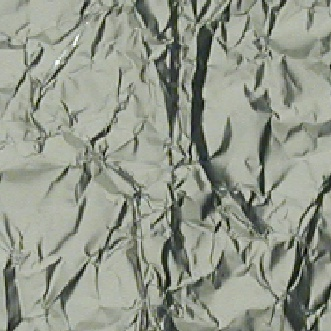
#> input picture data/train/aluminium_foil/109.jpg, 331 x 331 px, found by its file name; its folder holds only this picture in this run
$ jupyter execute --allow-errors notebook.ipynb   (older library calls are emulated)
#> lines starting #> are read from the running program, lines starting #| are printed output that depends on the picture
[cell 1]
import numpy as np
import os
import cv2
import matplotlib.pyplot as plt

from tqdm import tqdm
from sklearn.ensemble import RandomForestClassifier
from scipy.stats import skew, kurtosis
from skimage.feature import graycomatrix, graycoprops,local_binary_pattern
from sklearn.metrics import accuracy_score
# from skimage.feature import daisy, hog, sift, surf


class_dict = {
    "aluminium_foil": (1, 216),
    "brown_bread": (2, 41),
    "corduroy": (3, 256),
    "cork": (4, 216),
    "cotton": (5, 257),
    "cracker": (6, 34),
    "linen": (7, 257),
    "orange_peel": (8, 25),
    "sponge": (9, 41),
    "styrofoam": (10, 41),
    "wool": (11, 216)
}

valid_class_split = [0, 216, 257, 513, 729, 986, 1020, 1277, 1302, 1343, 1384, 1600]

[cell 2]
def load_images(mode):
#> called with mode = 'train'
    images = []
    labels = []
    training_path = ".\\data\\train" if mode == "train" else ".\\data\\valid"

    for label in tqdm(os.listdir(training_path), desc=f'Load {mode} data'):
        label_training_path = training_path + f"\\{label}"
        for image in os.listdir(label_training_path):
            image_label_training_path = label_training_path + f"\\{image}"
            img = cv2.imread(image_label_training_path)
#> img is the input picture: shape (331, 331, 3); mean B, G, R 139, 151.8, 146.8
            img_gray = cv2.cvtColor(img, cv2.COLOR_BGR2GRAY)
            images.append((img, img_gray))
            labels.append(class_dict[label][0])
    return images, labels

def assessment(y_valid, y_pred):
    acc = accuracy_score(y_valid, y_pred)
    print("Accuracy global: {:.2f}%".format(acc * 100))
    splitted = []
    for i in range(1, len(valid_class_split)):
        y_v = y_valid[valid_class_split[i-1]:valid_class_split[i]]
        y_p = y_pred[valid_class_split[i-1]:valid_class_split[i]]
        splitted.append((y_p, y_v))
        acc = accuracy_score(y_v, y_p)
        print(f"Accuracy {i}: {round(acc * 100,2)}%")
    return splitted

### Simple

[cell 3]
def extract_features_1(mode):
    images, labels = load_images(mode)
#> images = 1 item; labels = [1]

    features = []
    for image_tuple in tqdm(images, desc=f"Extract {mode} features"):
        image = image_tuple[1]
        # Statistical features
        mean = np.mean(image)
        std = np.std(image)
        skewness = skew(image.flatten())
        kurtosis_ = kurtosis(image.flatten())

        features_ = [
            mean,
            std,
            skewness,
            kurtosis_,
        ]
        features.append(features_)
#> this loop made 1 pass
#> (mean, std, skewness, kurtosis_) on pass 1: (148.8, 40.43, -1.3, 0.676)
#> after the loop, features = [[148.8, 40.43, -1.3, 0.676]]
    features = np.array(features)
    labels = np.array(labels)

    return features, labels


X_train_1, y_train_1 = extract_features_1("train")
#> X_train_1 = [[148.8, 40.43, -1.3, 0.676]]; y_train_1 = [1]
#> (the rest of this cell did not finish here and is left out)


# Initialize the classifier
clf = RandomForestClassifier(random_state=42)

# Train the classifier on the training data
clf.fit(X_train_1, y_train_1)

# Predict the labels for the validation data
y_pred_1 = clf.predict(X_valid_1)

data_1 = assessment(y_valid_1, y_pred_1)

#> (a cell that did not finish here is left out)

[cell 5]
def extract_features_2(mode):
#> called with mode = 'train'
    images, labels = load_images(mode)
#> images = 1 item; labels = [1]

    features = []
    for image_tuple in tqdm(images, desc=f"Extract {mode} features"):
        image = image_tuple[1]
        # GLCM features
        glcm = graycomatrix(
            image,
            [5],
            [0],
            256,
            symmetric=True,
            normed=True,
        )
        contrast = graycoprops(glcm, "contrast").flatten()
        correlation = graycoprops(glcm, "correlation").flatten()
        energy = graycoprops(glcm, "energy").flatten()
        homogeneity = graycoprops(glcm, "homogeneity").flatten()
        dissimilarity = graycoprops(glcm, "dissimilarity").flatten()
        asm = graycoprops(glcm, "ASM").flatten()

        features_ = []
        features_.extend(contrast)
        features_.extend(correlation)
        features_.extend(energy)
        features_.extend(homogeneity)
        features_.extend(dissimilarity)
        features_.extend(asm)
        features.append(features_)
#> this loop made 1 pass
#> (contrast, correlation, energy, homogeneity, dissimilarity, asm) on pass 1: ([2359.7], [0.281], [0.0213], [0.0895], [31.3], [0.000454])
#> after the loop, features = [[2359.7, 0.281, 0.0213, 0.0895, 31.3, 0.000454]]
    features = np.array(features)
    labels = np.array(labels)

    return features, labels


X_train_2, y_train_2 = extract_features_2("train")
#> X_train_2 = [[2359.7, 0.281, 0.0213, 0.0895, 31.3, 0.000454]]; y_train_2 = [1]
#> (the rest of this cell did not finish here and is left out)


# Initialize the classifier
clf = RandomForestClassifier(random_state=42)

# Train the classifier on the training data
clf.fit(X_train_2, y_train_2)

# Predict the labels for the validation data
y_pred_2 = clf.predict(X_valid_2)

data_2 = assessment(y_valid_2, y_pred_2)

#> (a cell that did not finish here is left out)

[cell 7]
def extract_features_3(mode):
#> called with mode = 'train'
    images, labels = load_images(mode)
#> images = 1 item; labels = [1]

    features = []
    for image_tuple in tqdm(images, desc=f"Extract {mode} features"):
        image = image_tuple[1]
        # GLCM features
        glcm = graycomatrix(
            image,
            [1, 2, 3, 4, 5, 6, 7, 8, 9, 10],
            [0, np.pi/4, np.pi/2],
            256,
            symmetric=True,
            normed=True,
        )
        contrast = graycoprops(glcm, "contrast").flatten()
        correlation = graycoprops(glcm, "correlation").flatten()
        energy = graycoprops(glcm, "energy").flatten()
        homogeneity = graycoprops(glcm, "homogeneity").flatten()
        dissimilarity = graycoprops(glcm, "dissimilarity").flatten()
        asm = graycoprops(glcm, "ASM").flatten()

        features_ = []
        features_.extend(contrast)
        features_.extend(correlation)
        features_.extend(energy)
        features_.extend(homogeneity)
        features_.extend(dissimilarity)
        features_.extend(asm)
        features.append(features_)
#> this loop made 1 pass
#> after the loop, features = 1 item
    features = np.array(features)
    labels = np.array(labels)

    return features, labels


X_train_3, y_train_3 = extract_features_3("train")
#> y_train_3 = [1]
#> (the rest of this cell did not finish here and is left out)


# Initialize the classifier
clf = RandomForestClassifier(random_state=42)

# Train the classifier on the training data
clf.fit(X_train_3, y_train_3)

# Predict the labels for the validation data
y_pred_3 = clf.predict(X_valid_3)

data_3 = assessment(y_valid_3, y_pred_3)

#> (a cell that did not finish here is left out)

[cell 9]
def extract_features_4(mode):
#> called with mode = 'train'
    images, labels = load_images(mode)
#> images = 1 item; labels = [1]

    features = []
    for image_tuple in tqdm(images, desc=f"Extract {mode} features"):
        image = image_tuple[1]
        # LBP features
        radius = 5
        n_points = 8 * radius
        lbp = local_binary_pattern(image, n_points, radius)
        lbp = lbp.ravel()
        lbp_hist = np.histogram(
            lbp, density=True, bins=n_points + 2, range=(0, n_points + 2)
        )[0]

        features_ = []
        features_.extend(lbp_hist)
        features.append(features_)
#> this loop made 1 pass
#> (radius, n_points) on pass 1: (5, 40)
#> pass 1, in extract_features_4, `lbp = local_binary_pattern(image, n_points, radius)`:
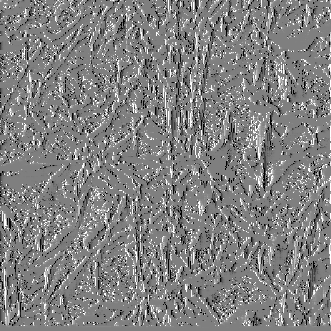
#> lbp: shape (331, 331) float64; min -2.15e+09, max 2.15e+09, mean 27104876.2; drawn with min black and max white
#> after the loop, features = 1 item
    features = np.array(features)
    labels = np.array(labels)

    return features, labels


X_train_4, y_train_4 = extract_features_4("train")
#> y_train_4 = [1]
#> (the rest of this cell did not finish here and is left out)


# Initialize the classifier
clf = RandomForestClassifier(random_state=42)

# Train the classifier on the training data
clf.fit(X_train_4, y_train_4)

# Predict the labels for the validation data
y_pred_4 = clf.predict(X_valid_4)

data_4 = assessment(y_valid_4, y_pred_4)

#> (a cell that did not finish here is left out)

[cell 11]
y_train = y_train_1
#> y_train = [1]
#> (the rest of this cell did not finish here and is left out)


$ run again, on data/train/aluminium_foil/191.jpg
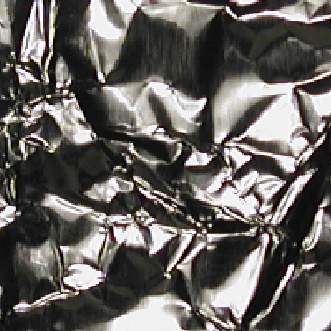
#> input picture data/train/aluminium_foil/191.jpg, 331 x 331 px, found by its file name
#> in load_images, img is the input picture: shape (331, 331, 3); mean B, G, R 95.9, 99.1, 102.4
#> in extract_features_1, `images, labels = load_images(mode)`: images = 1 item; labels = [1]
#> the loop in extract_features_1, `for image_tuple in tqdm(images, desc=f"Extract {mode} features"):` made 1 pass
#> (mean, std, skewness, kurtosis_) on pass 1: (99.76, 81.59, 0.702, -1.06)
#> after the loop in extract_features_1, `for image_tuple in tqdm(images, desc=f"Extract {mode} features"):`: features = [[99.76, 81.59, 0.702, -1.06]]
#> y_train_1 = [1]
#> in extract_features_2, `images, labels = load_images(mode)`: images = 1 item; labels = [1]
#> the loop in extract_features_2, `for image_tuple in tqdm(images, desc=f"Extract {mode} features"):` made 1 pass
#> (contrast, correlation, energy, homogeneity, dissimilarity, asm) on pass 1: ([4895.9], [0.633], [0.0181], [0.0875], [42.7], [0.000328])
#> after the loop in extract_features_2, `for image_tuple in tqdm(images, desc=f"Extract {mode} features"):`: features = [[4895.9, 0.633, 0.0181, 0.0875, 42.7, 0.000328]]
#> y_train_2 = [1]
#> in extract_features_3, `images, labels = load_images(mode)`: images = 1 item; labels = [1]
#> the loop in extract_features_3, `for image_tuple in tqdm(images, desc=f"Extract {mode} features"):` made 1 pass
#> after the loop in extract_features_3, `for image_tuple in tqdm(images, desc=f"Extract {mode} features"):`: features = 1 item
#> y_train_3 = [1]
#> in extract_features_4, `images, labels = load_images(mode)`: images = 1 item; labels = [1]
#> the loop in extract_features_4, `for image_tuple in tqdm(images, desc=f"Extract {mode} features"):` made 1 pass
#> (radius, n_points) on pass 1: (5, 40)
#> pass 1, in extract_features_4, `lbp = local_binary_pattern(image, n_points, radius)`:
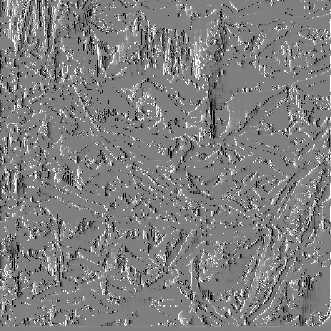
#> lbp: shape (331, 331) float64; min -2.15e+09, max 2.15e+09, mean -206072.6; drawn with min black and max white
#> after the loop in extract_features_4, `for image_tuple in tqdm(images, desc=f"Extract {mode} features"):`: features = 1 item
#> y_train_4 = [1]

$ run again, on data/train/aluminium_foil/201.jpg
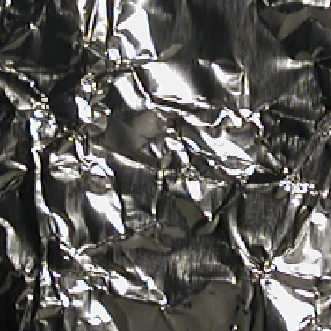
#> input picture data/train/aluminium_foil/201.jpg, 331 x 331 px, found by its file name
#> in load_images, img is the input picture: shape (331, 331, 3); mean B, G, R 88.2, 91.7, 92.8
#> in extract_features_1, `images, labels = load_images(mode)`: images = 1 item; labels = [1]
#> the loop in extract_features_1, `for image_tuple in tqdm(images, desc=f"Extract {mode} features"):` made 1 pass
#> (mean, std, skewness, kurtosis_) on pass 1: (91.62, 68.96, 1.17, 0.19)
#> after the loop in extract_features_1, `for image_tuple in tqdm(images, desc=f"Extract {mode} features"):`: features = [[91.62, 68.96, 1.17, 0.19]]
#> y_train_1 = [1]
#> in extract_features_2, `images, labels = load_images(mode)`: images = 1 item; labels = [1]
#> the loop in extract_features_2, `for image_tuple in tqdm(images, desc=f"Extract {mode} features"):` made 1 pass
#> (contrast, correlation, energy, homogeneity, dissimilarity, asm) on pass 1: ([4636.5], [0.514], [0.0113], [0.0671], [42.7], [0.000128])
#> after the loop in extract_features_2, `for image_tuple in tqdm(images, desc=f"Extract {mode} features"):`: features = [[4636.5, 0.514, 0.0113, 0.0671, 42.7, 0.000128]]
#> y_train_2 = [1]
#> in extract_features_3, `images, labels = load_images(mode)`: images = 1 item; labels = [1]
#> the loop in extract_features_3, `for image_tuple in tqdm(images, desc=f"Extract {mode} features"):` made 1 pass
#> after the loop in extract_features_3, `for image_tuple in tqdm(images, desc=f"Extract {mode} features"):`: features = 1 item
#> y_train_3 = [1]
#> in extract_features_4, `images, labels = load_images(mode)`: images = 1 item; labels = [1]
#> the loop in extract_features_4, `for image_tuple in tqdm(images, desc=f"Extract {mode} features"):` made 1 pass
#> (radius, n_points) on pass 1: (5, 40)
#> pass 1, in extract_features_4, `lbp = local_binary_pattern(image, n_points, radius)`:
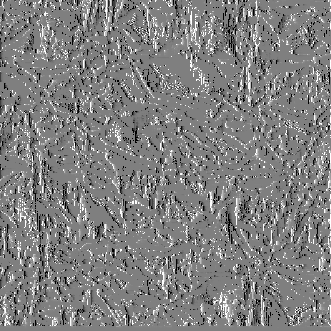
#> lbp: shape (331, 331) float64; min -2.15e+09, max 2.15e+09, mean 14251503.4; drawn with min black and max white
#> after the loop in extract_features_4, `for image_tuple in tqdm(images, desc=f"Extract {mode} features"):`: features = 1 item
#> y_train_4 = [1]

$ run again, on data/train/aluminium_foil/225.jpg
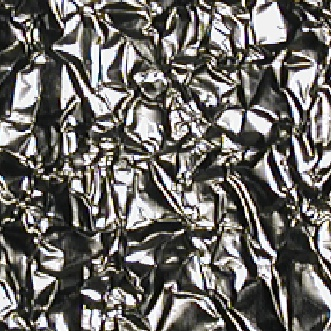
#> input picture data/train/aluminium_foil/225.jpg, 331 x 331 px, found by its file name
#> in load_images, img is the input picture: shape (331, 331, 3); mean B, G, R 101, 104.6, 107.3
#> in load_images, `img_gray = cv2.cvtColor(img, cv2.COLOR_BGR2GRAY)`:
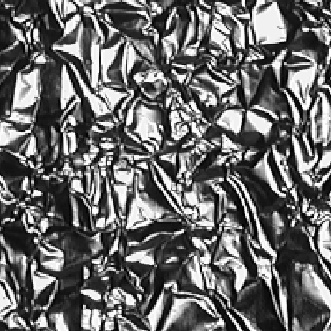
#> img_gray: shape (331, 331); min 0, max 255, mean 105
#> in extract_features_1, `images, labels = load_images(mode)`: images = 1 item; labels = [1]
#> the loop in extract_features_1, `for image_tuple in tqdm(images, desc=f"Extract {mode} features"):` made 1 pass
#> (mean, std, skewness, kurtosis_) on pass 1: (105, 84.75, 0.585, -1.18)
#> after the loop in extract_features_1, `for image_tuple in tqdm(images, desc=f"Extract {mode} features"):`: features = [[105, 84.75, 0.585, -1.18]]
#> y_train_1 = [1]
#> in extract_features_2, `images, labels = load_images(mode)`: images = 1 item; labels = [1]
#> the loop in extract_features_2, `for image_tuple in tqdm(images, desc=f"Extract {mode} features"):` made 1 pass
#> (contrast, correlation, energy, homogeneity, dissimilarity, asm) on pass 1: ([11367.1], [0.207], [0.00793], [0.0363], [78.1], [6.28e-05])
#> after the loop in extract_features_2, `for image_tuple in tqdm(images, desc=f"Extract {mode} features"):`: features = [[11367.1, 0.207, 0.00793, 0.0363, 78.1, 6.28e-05]]
#> X_train_2 has the same summary as features in extract_features_2; y_train_2 = [1]
#> in extract_features_3, `images, labels = load_images(mode)`: images = 1 item; labels = [1]
#> the loop in extract_features_3, `for image_tuple in tqdm(images, desc=f"Extract {mode} features"):` made 1 pass
#> after the loop in extract_features_3, `for image_tuple in tqdm(images, desc=f"Extract {mode} features"):`: features = 1 item
#> y_train_3 = [1]
#> in extract_features_4, `images, labels = load_images(mode)`: images = 1 item; labels = [1]
#> the loop in extract_features_4, `for image_tuple in tqdm(images, desc=f"Extract {mode} features"):` made 1 pass
#> (radius, n_points) on pass 1: (5, 40)
#> pass 1, in extract_features_4, `lbp = local_binary_pattern(image, n_points, radius)`:
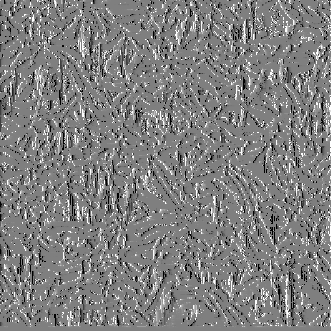
#> lbp: shape (331, 331) float64; min -2.15e+09, max 2.15e+09, mean 10559435.8; drawn with min black and max white
#> after the loop in extract_features_4, `for image_tuple in tqdm(images, desc=f"Extract {mode} features"):`: features = 1 item
#> y_train_4 = [1]

$ run again, on data/train/aluminium_foil/113.jpg
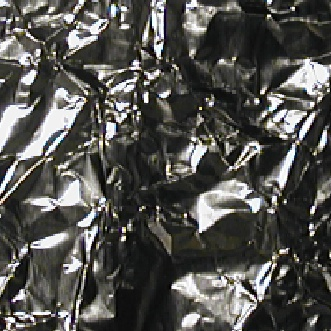
#> input picture data/train/aluminium_foil/113.jpg, 331 x 331 px, found by its file name
#> in load_images, img is the input picture: shape (331, 331, 3); mean B, G, R 78.6, 82.3, 82.7
#> in extract_features_1, `images, labels = load_images(mode)`: images = 1 item; labels = [1]
#> the loop in extract_features_1, `for image_tuple in tqdm(images, desc=f"Extract {mode} features"):` made 1 pass
#> (mean, std, skewness, kurtosis_) on pass 1: (82, 70.44, 1.24, 0.301)
#> after the loop in extract_features_1, `for image_tuple in tqdm(images, desc=f"Extract {mode} features"):`: features = [[82, 70.44, 1.24, 0.301]]
#> y_train_1 = [1]
#> in extract_features_2, `images, labels = load_images(mode)`: images = 1 item; labels = [1]
#> the loop in extract_features_2, `for image_tuple in tqdm(images, desc=f"Extract {mode} features"):` made 1 pass
#> (contrast, correlation, energy, homogeneity, dissimilarity, asm) on pass 1: ([5141.7], [0.481], [0.0121], [0.0652], [44.86], [0.000146])
#> after the loop in extract_features_2, `for image_tuple in tqdm(images, desc=f"Extract {mode} features"):`: features = [[5141.7, 0.481, 0.0121, 0.0652, 44.86, 0.000146]]
#> y_train_2 = [1]
#> in extract_features_3, `images, labels = load_images(mode)`: images = 1 item; labels = [1]
#> the loop in extract_features_3, `for image_tuple in tqdm(images, desc=f"Extract {mode} features"):` made 1 pass
#> after the loop in extract_features_3, `for image_tuple in tqdm(images, desc=f"Extract {mode} features"):`: features = 1 item
#> y_train_3 = [1]
#> in extract_features_4, `images, labels = load_images(mode)`: images = 1 item; labels = [1]
#> the loop in extract_features_4, `for image_tuple in tqdm(images, desc=f"Extract {mode} features"):` made 1 pass
#> (radius, n_points) on pass 1: (5, 40)
#> pass 1, in extract_features_4, `lbp = local_binary_pattern(image, n_points, radius)`:
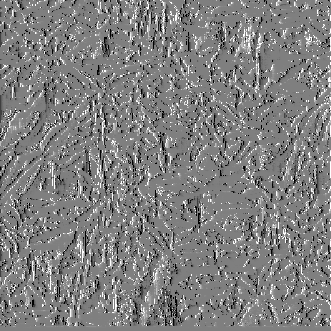
#> lbp: shape (331, 331) float64; min -2.15e+09, max 2.15e+09, mean 10412611.4; drawn with min black and max white
#> after the loop in extract_features_4, `for image_tuple in tqdm(images, desc=f"Extract {mode} features"):`: features = 1 item
#> y_train_4 = [1]
